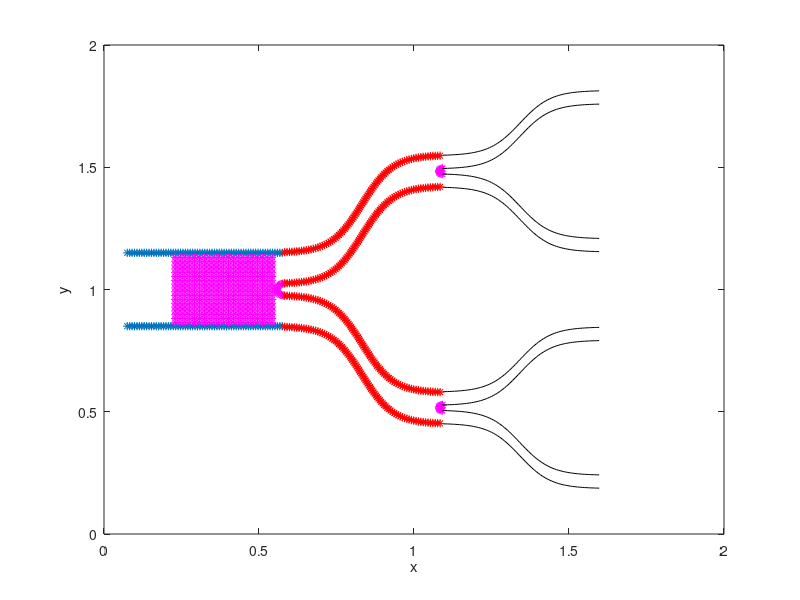

Source code (MATLAB):
%-------------------------------------------------------------------------------------------------------------------%
%
% IB2d is an Immersed Boundary Code (IB) for solving fully coupled non-linear 
% 	fluid-structure interaction models. This version of the code is based off of
%	Peskin's Immersed Boundary Method Paper in Acta Numerica, 2002.
%
% Author: Nicholas A. Battista
% Email:  nick.battista@unc.edu
% Date Created: May 27th, 2015
% Institution: UNC-CH
%
% This code is capable of creating Lagrangian Structures using:
% 	1. Springs
% 	2. Beams (*torsional springs)
% 	3. Target Points
%	4. Muscle-Model (combined Force-Length-Velocity model, "HIll+(Length-Tension)")
%
% One is able to update those Lagrangian Structure parameters, e.g., spring constants, resting %%	lengths, etc
% 
% There are a number of built in Examples, mostly used for teaching purposes. 
% 
% If you would like us %to add a specific muscle model, please let Nick (nick.battista@unc.edu) know.
%
%--------------------------------------------------------------------------------------------------------------------%

%%%%%%%%%%%%%%%%%%%%%%%%%%%%%%%%%%%%%%%%%%%%%%%%%%%%%%%%%%%%%%%%%%%%%%%%%%%%%%%%%%%%%%
%
% FUNCTION: creates the BIFURCATING_ARTERY-EXAMPLE geometry and prints associated input files
%
%%%%%%%%%%%%%%%%%%%%%%%%%%%%%%%%%%%%%%%%%%%%%%%%%%%%%%%%%%%%%%%%%%%%%%%%%%%%%%%%%%%%%%

function Artery_Geometry()

%
% Grid Parameters (MAKE SURE MATCHES IN input2d !!!)
%
Nx =  128;        % # of Eulerian Grid Pts. in x-Direction (MUST BE EVEN!!!)
Ny =  128;        % # of Eulerian Grid Pts. in y-Direction (MUST BE EVEN!!!)
Lx = 2.0;         % Length of Eulerian Grid in x-Direction
Ly = 2.0;         % Length of Eulerian Grid in y-Direction
dx = Lx/Nx;       % Spatial step-size in x-Direction
dy = Ly/Ny;       % Spatial step-size in y-Direction

% Immersed Structure Geometric / Dynamic Parameters %
ds= min(Lx/(2*Nx),Ly/(2*Ny));  % Lagrangian spacing
L = 0.25*Lx;                    % Length of Channel
w = 0.15*Ly;                    % Width of Channel
x0 = 0.4;                      % x-Center for Cylinder
y0 = 1.0;                      % y-Center for Cylinder
r = w/6;                       % Radii of Cylinder
struct_name = 'artery'; % Name for .vertex, .spring, etc files.


% Call function to construct BASE CHANNEL geometry
[xLag,yLag] = give_Me_Channel_Immsersed_Boundary_Geometry(ds,L,w,Lx,Ly);
[xLag_C,yLag_C] = give_Me_Cylinder_Immsersed_Boundary_Geometry(ds,r,x0,y0);

% Call functions to construct FIRST bifurcation
xlast = xLag(end);  ylast_top = yLag(end); ylast_bot = yLag(end/2);
h = Ly/10;
w1 = 0.425*w;
w2 = 0.425*w;
[xBif1,yBif1] = compute_Bifurcation_Tanh(ds,h,L,xlast,ylast_top,ylast_bot,w1,w2);
dia = yBif1(3*end/4+1) - yBif1(end/4+1); 
yMid = ( yBif1(3*end/4+1) + yBif1(end/4+1) ) / 2;
xMid = xBif1(3*end/4+1);
[xR1,yR1] = compute_Bifurcation_Cap(3*ds/4,dia,xMid,yMid);


% Call functions to construct TOP-RIGHT bifurcation
xlast = xBif1(end);  ylast_top = yBif1(3*end/4); ylast_bot = yBif1(end);
h = Ly/15;
w1 = 0.425*(0.425*w);
w2 = 0.425*(0.425*w);
[xBif2,yBif2] = compute_Bifurcation_Tanh(ds,h,L,xlast,ylast_top,ylast_bot,w1,w2);
dia = yBif2(3*end/4+1) - yBif2(end/4+1); 
yMid = ( yBif2(3*end/4+1) + yBif2(end/4+1) ) / 2;
xMid = xBif2(3*end/4+1);
[xR2,yR2] = compute_Bifurcation_Cap(ds/2,dia,xMid,yMid);

% Call functions to construct BOTTOM-RIGHT bifurcation
xlast = xBif1(end/2);  ylast_top = yBif1(end/2); ylast_bot = yBif1(end/4);
h = Ly/15;
w1 = 0.425*(0.425*w);
w2 = 0.425*(0.425*w);
[xBif3,yBif3] = compute_Bifurcation_Tanh(ds,h,L,xlast,ylast_top,ylast_bot,w1,w2);
dia = yBif3(3*end/4+1) - yBif3(end/4+1); 
yMid = ( yBif3(3*end/4+1) + yBif3(end/4+1) ) / 2;
xMid = xBif3(3*end/4+1);
[xR3,yR3] = compute_Bifurcation_Cap(ds/2,dia,xMid,yMid);


% Call function for placing tracer points
[xT,yT] = give_Me_Tracer_Points(ds,r,x0,y0,w,L);


% Plot Geometry to test
plot(xLag(1:end/2),yLag(1:end/2),'r-'); hold on;
plot(xLag(end/2+1:end),yLag(end/2+1:end),'r-'); hold on;
%
plot(xBif1(1:end/4),yBif1(1:end/4),'k-'); hold on;
plot(xBif1(end/4+1:end/2),yBif1(end/4+1:end/2),'k-'); hold on;
plot(xBif1(end/2+1:3*end/4),yBif1(end/2+1:3*end/4),'k-'); hold on;
plot(xBif1(3*end/4+1:end),yBif1(3*end/4+1:end),'k-'); hold on;
%
plot(xR1,yR1,'m*'); hold on;
plot(xR2,yR2,'m*'); hold on;
plot(xR3,yR3,'m*'); hold on;
%
plot(xBif2(1:end/4),yBif2(1:end/4),'k-'); hold on;
plot(xBif2(end/4+1:end/2),yBif2(end/4+1:end/2),'k-'); hold on;
plot(xBif2(end/2+1:3*end/4),yBif2(end/2+1:3*end/4),'k-'); hold on;
plot(xBif2(3*end/4+1:end),yBif2(3*end/4+1:end),'k-'); hold on;
%
plot(xBif3(1:end/4),yBif3(1:end/4),'k-'); hold on;
plot(xBif3(end/4+1:end/2),yBif3(end/4+1:end/2),'k-'); hold on;
plot(xBif3(end/2+1:3*end/4),yBif3(end/2+1:3*end/4),'k-'); hold on;
plot(xBif3(3*end/4+1:end),yBif3(3*end/4+1:end),'k-'); hold on;
%
%plot(xLag_C,yLag_C,'r-'); hold on;

plot(xLag,yLag,'*'); hold on;
%plot(xLag_C,yLag_C,'g*'); hold on;
plot(xBif1,yBif1,'r*'); hold on;
plot(xT,yT,'m*'); hold on;
xlabel('x'); ylabel('y');
axis([0 Lx 0 Ly]);




%Bottom Branches
XBot = [xLag(1:end/2) xBif1(1:end/4) xBif3(1:end/4) xBif3(end/2:-1:end/4+1) xR3(end:-1:1) xBif3(3*end/4+1:end) xBif3(3*end/4:-1:end/2+1) xBif1(end/2:-1:end/4+1) xR1(end:-1:1) ];
YBot = [yLag(1:end/2) yBif1(1:end/4) yBif3(1:end/4) yBif3(end/2:-1:end/4+1) yR3(end:-1:1) yBif3(3*end/4+1:end) yBif3(3*end/4:-1:end/2+1) yBif1(end/2:-1:end/4+1) yR1(end:-1:1) ];

XTop = [xBif1(3*end/4+1:end) xBif2(1:end/4) xBif2(end/2:-1:end/4+1) xR2(end:-1:1) xBif2(3*end/4+1:end) xBif2(3*end/4:-1:end/2+1) xBif1(3*end/4:-1:end/2+1) xLag(end:-1:end/2+1) ];
YTop = [yBif1(3*end/4+1:end) yBif2(1:end/4) yBif2(end/2:-1:end/4+1) yR2(end:-1:1) yBif2(3*end/4+1:end) yBif2(3*end/4:-1:end/2+1) yBif1(3*end/4:-1:end/2+1) yLag(end:-1:end/2+1) ];

xLag = [XBot XTop];
yLag = [YBot YTop];

% Test Ordering!
% figure(2)
% for i=1:length(xLag)
%    plot(xLag(i),yLag(i),'*'); hold on;
%    axis([0 Lx 0 Ly]);
%    pause(0.0001)
% end



%
% GIVES INITIAL CONCENTRATION 
%
C = give_Me_Initial_Concentration(Lx,Ly,Nx,Ny,dx,dy);



% Prints .vertex file!
print_Lagrangian_Vertices(xLag,yLag,struct_name);

% Prints .concentration file!
kDiffusion = 0.0;
print_Concentration_Info(Nx,Ny,C,kDiffusion,struct_name);

% Prints .tracer file!
% print_Lagrangian_Tracers(xT,yT,struct_name)

% Prints .spring file!
%k_Spring = 1e7;
%print_Lagrangian_Springs(xLag,yLag,k_Spring,ds_Rest,struct_name);


% Prints .beam file!
%k_Beam = 0.5; C = 0.0;
%print_Lagrangian_Beams(xLag,yLag,k_Beam,C,struct_name);


% Prints .target file!
k_Target = 1.25e7;
print_Lagrangian_Target_Pts(xLag,k_Target,struct_name);

%%%%%%%%%%%%%%%%%%%%%%%%%%%%%%%%%%%%%%%%%%%%%%%%%%%%%%%%%%%%%%%%%%%%%%%%
%
% FUNCTION: prints VERTEX points to a file called rubberband.vertex
%
%%%%%%%%%%%%%%%%%%%%%%%%%%%%%%%%%%%%%%%%%%%%%%%%%%%%%%%%%%%%%%%%%%%%%%%%

function print_Lagrangian_Vertices(xLag,yLag,struct_name)

    N = length(xLag);

    vertex_fid = fopen([struct_name '.vertex'], 'w');

    fprintf(vertex_fid, '%d\n', N );

    %Loops over all Lagrangian Pts.
    for s = 1:N
        X_v = xLag(s);
        Y_v = yLag(s);
        fprintf(vertex_fid, '%1.16e %1.16e\n', X_v, Y_v);
    end

    fclose(vertex_fid); 

    
%%%%%%%%%%%%%%%%%%%%%%%%%%%%%%%%%%%%%%%%%%%%%%%%%%%%%%%%%%%%%%%%%%%%%%%%
%
% FUNCTION: prints CONCENTRATION INFO to file called
%           'struct_name'.concentration
%
%%%%%%%%%%%%%%%%%%%%%%%%%%%%%%%%%%%%%%%%%%%%%%%%%%%%%%%%%%%%%%%%%%%%%%%%
    
function print_Concentration_Info(Nx,Ny,C,kDiffusion,struct_name)

    con_fid = fopen([struct_name '.concentration'], 'w');

    fprintf(con_fid, '%d\n', kDiffusion );

    for i=1:Ny
        for j=1:Nx
            fprintf(con_fid, '%1.16e ', C(i,j) );
        end
        fprintf(con_fid,'\n');
    end
    
%%%%%%%%%%%%%%%%%%%%%%%%%%%%%%%%%%%%%%%%%%%%%%%%%%%%%%%%%%%%%%%%%%%%%%%%
%
% FUNCTION: prints TRACER points to a file called rubberband.vertex
%
%%%%%%%%%%%%%%%%%%%%%%%%%%%%%%%%%%%%%%%%%%%%%%%%%%%%%%%%%%%%%%%%%%%%%%%%

function print_Lagrangian_Tracers(xLag,yLag,struct_name)

    N = length(xLag);

    vertex_fid = fopen([struct_name '.tracer'], 'w');

    fprintf(vertex_fid, '%d\n', N );

    %Loops over all Lagrangian Pts.
    for s = 1:N
        X_v = xLag(s);
        Y_v = yLag(s);
        fprintf(vertex_fid, '%1.16e %1.16e\n', X_v, Y_v);
    end

    fclose(vertex_fid);
       
    
    
%%%%%%%%%%%%%%%%%%%%%%%%%%%%%%%%%%%%%%%%%%%%%%%%%%%%%%%%%%%%%%%%%%%%%%%%
%
% FUNCTION: prints TARGET points to a file called rubberband.vertex
%
%%%%%%%%%%%%%%%%%%%%%%%%%%%%%%%%%%%%%%%%%%%%%%%%%%%%%%%%%%%%%%%%%%%%%%%%

function print_Lagrangian_Target_Pts(xLag,k_Target,struct_name)

    N = length(xLag);

    target_fid = fopen([struct_name '.target'], 'w');

    fprintf(target_fid, '%d\n', N );

    %Loops over all Lagrangian Pts.
    for s = 1:N
        fprintf(target_fid, '%d %1.16e\n', s, k_Target);
    end

    fclose(target_fid); 
    
    
%%%%%%%%%%%%%%%%%%%%%%%%%%%%%%%%%%%%%%%%%%%%%%%%%%%%%%%%%%%%%%%%%%%%%%%%%%%%%%%%%%%%%
%
% FUNCTION: prints BEAM (Torsional Spring) points to a file called rubberband.beam
%
%%%%%%%%%%%%%%%%%%%%%%%%%%%%%%%%%%%%%%%%%%%%%%%%%%%%%%%%%%%%%%%%%%%%%%%%%%%%%%%%%%%%%

function print_Lagrangian_Beams(xLag,yLag,k_Beam,C,struct_name)

    % k_Beam: beam stiffness
    % C: beam curvature
    
    N = length(xLag); % NOTE: Total number of beams = Number of Total Lag Pts. - 2

    beam_fid = fopen([struct_name '.beam'], 'w');

    fprintf(beam_fid, '%d\n', N );

    %spring_force = kappa_spring*ds/(ds^2);

    %BEAMS BETWEEN VERTICES
    for s = 2:N-1
            if  s <= N-1         
                fprintf(beam_fid, '%d %d %d %1.16e %1.16e\n',s-1, s, s+1, k_Beam, C);  
            else
                %Case s=N
                fprintf(beam_fid, '%d %d %d %1.16e %1.16e\n',s-1, s, 1,   k_Beam, C);  
            end
    end
    fclose(beam_fid); 


%%%%%%%%%%%%%%%%%%%%%%%%%%%%%%%%%%%%%%%%%%%%%%%%%%%%%%%%%%%%%%%%%%%%%%%%
%
% FUNCTION: prints SPRING points to a file called rubberband.spring
%
%%%%%%%%%%%%%%%%%%%%%%%%%%%%%%%%%%%%%%%%%%%%%%%%%%%%%%%%%%%%%%%%%%%%%%%%

function print_Lagrangian_Springs(xLag,yLag,k_Spring,ds_Rest,struct_name)

    N = length(xLag);

    spring_fid = fopen([struct_name '.spring'], 'w');

    fprintf(spring_fid, '%d\n', N );

    %spring_force = kappa_spring*ds/(ds^2);

    %SPRINGS BETWEEN VERTICES
    for s = 1:N
            if s < N         
                fprintf(spring_fid, '%d %d %1.16e %1.16e\n', s, s+1, k_Spring, ds_Rest);  
            else
                %Case s=N
                fprintf(spring_fid, '%d %d %1.16e %1.16e\n', s, 1,   k_Spring, ds_Rest);  
            end
    end
    fclose(spring_fid); 
    
    

%%%%%%%%%%%%%%%%%%%%%%%%%%%%%%%%%%%%%%%%%%%%%%%%%%%%%%%%%%%%%%%%%%%%%%%%
%
% FUNCTION: creates the Lagrangian structure geometry for channel
%
%%%%%%%%%%%%%%%%%%%%%%%%%%%%%%%%%%%%%%%%%%%%%%%%%%%%%%%%%%%%%%%%%%%%%%%%

function [xLag,yLag] = give_Me_Channel_Immsersed_Boundary_Geometry(ds,L,w,Lx,Ly)

% The immsersed structure is a channel %
x = (Lx/2-1.7*L)/2:ds:L+(Lx/2-1.7*L)/2;  %xPts
yBot = (Ly-w)/2;               %yVal for bottom of Channel
yTop = Ly - (Ly-w)/2;          %yVal for top of Channel

xLag = [x x];
yLag = [yBot*ones(1,length(x)) yTop*ones(1,length(x))];

%%%%%%%%%%%%%%%%%%%%%%%%%%%%%%%%%%%%%%%%%%%%%%%%%%%%%%%%%%%%%%%%%%%%%%%%
%
% FUNCTION: creates the Lagrangian structure geometry for cylinder
%
%%%%%%%%%%%%%%%%%%%%%%%%%%%%%%%%%%%%%%%%%%%%%%%%%%%%%%%%%%%%%%%%%%%%%%%%

function [xLag,yLag] = give_Me_Cylinder_Immsersed_Boundary_Geometry(ds,r,x0,y0)

% The immsersed structure is a cylinder %

dtheta = ds/ (2*r);
theta = 0; i=1;
while theta < 2*pi
   xLag(i) = x0 - r*cos(theta);
   yLag(i) = y0 - r*sin(theta);
   theta = theta + dtheta;
   i=i+1;
end

%%%%%%%%%%%%%%%%%%%%%%%%%%%%%%%%%%%%%%%%%%%%%%%%%%%%%%%%%%%%%%%%%%%%%%%%
%
% FUNCTION: gives outer bifurcation piece using tanh functions
%
%%%%%%%%%%%%%%%%%%%%%%%%%%%%%%%%%%%%%%%%%%%%%%%%%%%%%%%%%%%%%%%%%%%%%%%%

function [xBif,yBif] = compute_Bifurcation_Tanh(ds,A,L,x0,y0_t,y0_b,w1,w2)

% Compute one leg of branch using tanh function
[x,y] = compute_Tanh_Branch(A,L,ds);

xBif_T1 = L/2 + x0 + ds + x;

yBif_T1 = A + y0_t + y; 
yBif_T2 = A + y0_t + y - w1;

yBif_B1 = y0_b - y - A ;
yBif_B2 = y0_b - y - A + w2;

%plot(xBif_T1,yBif_T1,'g*'); hold on;
%plot(xBif_T1,yBif_B1,'g*'); hold on;
%plot(xBif_T1,yBif_T2,'k*'); hold on;
%plot(xBif_T1,yBif_B2,'k*'); hold on;

xBif = [xBif_T1 xBif_T1 xBif_T1 xBif_T1];
yBif = [yBif_B1 yBif_B2 yBif_T1 yBif_T2];

%%%%%%%%%%%%%%%%%%%%%%%%%%%%%%%%%%%%%%%%%%%%%%%%%%%%%%%%%%%%%%%%%%%%%%%%
%
% FUNCTION: gives actually tanh pieces
%
%%%%%%%%%%%%%%%%%%%%%%%%%%%%%%%%%%%%%%%%%%%%%%%%%%%%%%%%%%%%%%%%%%%%%%%%

function [x,y] = compute_Tanh_Branch(A,L,ds)

%initiate
ct = 1;
xN = -L/2;             x(ct) = xN;
yN = A*tanh(10*xN);    y(ct) = yN;

while xN <= L/2 
    
    %update counter
    ct = ct+1;
    
    xP = x(ct-1);           % x-Prev
    yP = y(ct-1);           % y-Prev
    
    xN = xP;                % left  bound 
    xF = xN+2*ds;           % far guess (right bound)
    xN1 = xN+ds;            % x-guess 
    yN1 = A*tanh(10*xN1);   % y-guess
    err = ( ds - sqrt( (xN1-xN)^2 + (yN1-yN)^2 ) );
    
    while abs(err) > 1e-6
       
       if err > 0
          
          xN = xN1;             % Update LEFT PT. [xN,xN1,xF]
          xN1 = (xN1+xF)/2;     % New Guess
          yN1 = A*tanh(10*xN1); % New Guess
          
          
       elseif err < 0
           
          xF = xN1;             % Update RIGHT PT. [xN,xN1,xF] 
          xN1 = (xN1+xN)/2;     % New Guess
          yN1 = A*tanh(10*xN1); % New Guess
           
       end
        
       %compute error
       err = ( ds - sqrt( (xN1-xP)^2 + (yN1-yP)^2 ) );
        
    end

    %save values
    x(ct) = xN1;
    y(ct) = yN1;
    
    %redefine parameters
    xN = xN1; yN=yN1;
    
end

%%%%%%%%%%%%%%%%%%%%%%%%%%%%%%%%%%%%%%%%%%%%%%%%%%%%%%%%%%%%%%%%%%%%%%%%
%
% FUNCTION: gives bifurcation cap, aka half circle.
%
%%%%%%%%%%%%%%%%%%%%%%%%%%%%%%%%%%%%%%%%%%%%%%%%%%%%%%%%%%%%%%%%%%%%%%%%

function [x,y] = compute_Bifurcation_Cap(ds,dia,xMid,yMid)

t = pi/2;
r = dia/2;
dt = ds/r;
n=1;
while t < 3*pi/2
   x(n) = xMid + r*cos(t);
   y(n) = yMid + r*sin(t);
   t = t+dt;
   n = n+1; 
end

%%%%%%%%%%%%%%%%%%%%%%%%%%%%%%%%%%%%%%%%%%%%%%%%%%%%%%%%%%%%%%%%%%%%%%%%
%
% FUNCTION: gives Tracer (x,y) locations (arbitrarily set)
%
%%%%%%%%%%%%%%%%%%%%%%%%%%%%%%%%%%%%%%%%%%%%%%%%%%%%%%%%%%%%%%%%%%%%%%%%

function [xT,yT] = give_Me_Tracer_Points(ds,r,x0,y0,w,L)

xR = x0 - r -ds - 0.05;
xRM= xR-2*ds;
xM = xR-4*ds;
xLM= xR-6*ds;
xL = xR-8*ds;
xR1= xR+2*ds;
xR2= xR+4*ds;
xR3= xR+6*ds;
xR4= xR+8*ds;
xR5= xR+10*ds;
xR6= xR+12*ds;
xR7= xR+14*ds;
xR8= xR+16*ds;
xR9= xR+18*ds;
xR10= xR+20*ds;
xR11= xR+22*ds;
xR12= xR+24*ds;
xR13= xR+26*ds;
xR14= xR+28*ds;
xR15= xR+30*ds;
xR16= xR+32*ds;

y = (y0-w/2+2*ds:2*ds:y0+w/2-2*ds);

xR = xR*ones(1,length(y));
xRM= xRM*ones(1,length(y));
xM = xM*ones(1,length(y));
xLM= xLM*ones(1,length(y));
xL = xL*ones(1,length(y));
xR1 = xR1*ones(1,length(y));
xR2 = xR2*ones(1,length(y));
xR3 = xR3*ones(1,length(y));
xR4 = xR4*ones(1,length(y));
xR5 = xR5*ones(1,length(y));
xR6 = xR6*ones(1,length(y));
xR7 = xR7*ones(1,length(y));
xR8 = xR8*ones(1,length(y));
xR9 = xR9*ones(1,length(y));
xR10 = xR10*ones(1,length(y));
xR11 = xR11*ones(1,length(y));
xR12 = xR12*ones(1,length(y));
xR13 = xR13*ones(1,length(y));
xR14 = xR14*ones(1,length(y));
xR15 = xR15*ones(1,length(y));
xR16 = xR16*ones(1,length(y));


xT = [xR xRM xM xLM xL xR1 xR2 xR3 xR4 xR5 xR6 xR7 xR8 xR9 xR10 xR11 xR12 xR13 xR14 xR15 xR16];
yT = [y y y y y y y y y y y y y y y y y y y y y];

   
%%%%%%%%%%%%%%%%%%%%%%%%%%%%%%%%%%%%%%%%%%%%%%%%%%%%%%%%%%%%%%%%%%%
%
% FUNCTION: gives initial concentration gradient inside channel
%
%%%%%%%%%%%%%%%%%%%%%%%%%%%%%%%%%%%%%%%%%%%%%%%%%%%%%%%%%%%%%%%%%%%

function C = give_Me_Initial_Concentration(Lx,Ly,Nx,Ny,dx,dy)

%WHERE OUTER TUBE LIES
%xMin = 0.15; xMax = 0.45;
%yMin = 0.85; yMax = 1.15;

xMin = 0.15; xMax = 0.45;
yMin = 0.85; yMax = 1.15;

xMid = (xMin+xMax)/2;
yMid = (yMin+yMax)/2;

xDiff = (xMax-xMin)/2;
yDiff = (yMax-yMin)/2;

x = 0:dx:Lx;
y = 0:dy:Ly;
inds = give_Me_Indices_To_Apply_Force(x,y,xMin,xMax,yMin,yMax);

C = zeros(Ny,Nx);
for i=1:length( inds(:,1) )
    xInd = inds(i,1);
    yInd = inds(i,2);
    xPt = x(xInd);
    yPt = y(yInd);
    %C(xInd,yInd ) = (-0.5/yDiff^2)*( (yPt-yMid) - yDiff )*( (yPt-yMid) + yDiff ) +  (-0.5/xDiff^2)*( (xPt-xMid) - xDiff )*( (xPt-xMid) + xDiff ); %1.0;
    C(xInd,yInd ) = (-1.0/xDiff^2)*( (xPt-xMid) - xDiff )*( (xPt-xMid) + xDiff ); %1.0;

end

%%%%%%%%%%%%%%%%%%%%%%%%%%%%%%%%%%%%%%%%%%%%%%%%%%%%%%%%%%%%%%%%%%%%%%
%
% FUNCTION: computes indices for placing initial concentration 
%
%%%%%%%%%%%%%%%%%%%%%%%%%%%%%%%%%%%%%%%%%%%%%%%%%%%%%%%%%%%%%%%%%%%%%%%

function inds = give_Me_Indices_To_Apply_Force(x,y,xMin,xMax,yMin,yMax)

j=1; noMinYet = 1;
while noMinYet
    
    if ( x(j) >= xMin )
        iX_min = j;
        noMinYet = 0;
    end
    j=j+1;
end

j=length(x); noMaxYet = 1;
while noMaxYet
    
    if ( x(j) <= xMax )
        iX_max = j;
        noMaxYet = 0;
    end
    j=j-1;
end

j=1; noMinYet = 1;
while noMinYet
    
    if ( y(j) >= yMin )
        iY_min = j;
        noMinYet = 0;
    end
    j=j+1;
end

j=length(y); noMaxYet = 1;
while noMaxYet
    
    if ( y(j) <= yMax )
        iY_max = j;
        noMaxYet = 0;
    end
    j=j-1;
end

iX_Vec = iX_min:1:iX_max;
iY_Vec = iY_min:1:iY_max;

n = 1;
for i=1:length(iX_Vec)
    for j=1:length(iY_Vec)
        inds(n,1) = iX_Vec(i);
        inds(n,2) = iY_Vec(j);
        n = n+1; 
    end
end
